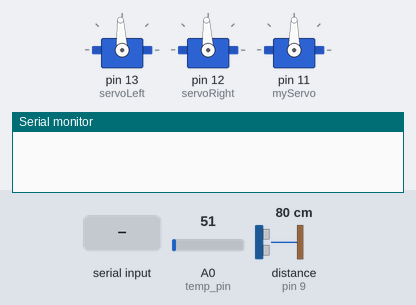
This sketch was run on a simulated Arduino Uno, built with avr-gcc and run on an emulated ATmega328P. Shown: 3 × servo, the last lines printed to the serial monitor. Wiring (inferred from the names in the program): ultrasonic range finder: trigger pin 8; echo pin 9. The test bench sets the inputs (shaded band); at power-on: distance to the obstacle (sensor on pin 9) 80 cm, A0 (temp_pin) = 51. The echo pulse lasts 58.3 µs per cm.

Above: at 1.2 s.
1.3 s: "1" received over Serial
At 2.5 s:
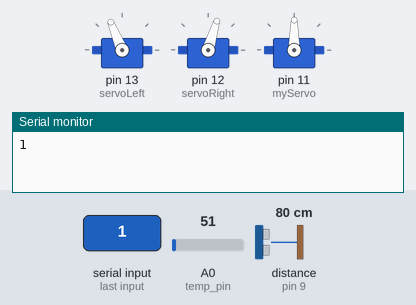
2.8 s: distance to the obstacle (sensor on pin 9) set to 27 cm
4.3 s: distance to the obstacle (sensor on pin 9) set to 22 cm
At 7.1 s:
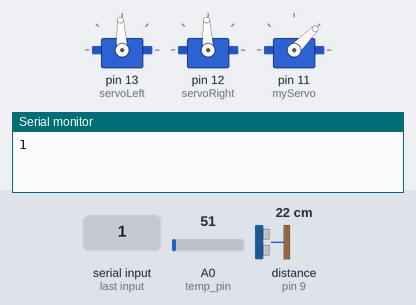
At 9.5 s:
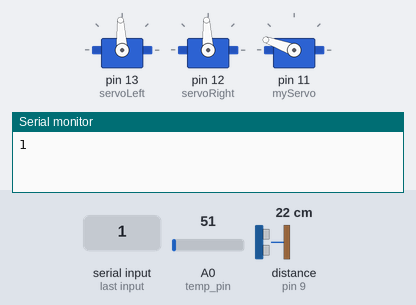
Timing chart, 0 to 15.8 s (numbered marks = the images above; inputs shaded):
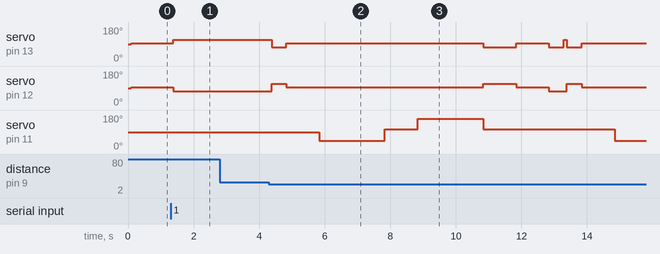

Measured:
- the behaviour switches between 26 and 25 cm on distance to the obstacle (sensor on pin 9) (found by bisection; images 1 and 2)
- after the input at 1.3 s, servo on pin 13 (servoLeft): 93° → 112° after 0.07 s; servo on pin 12 (servoRight): 93° → 73° after 0.07 s
- after the input at 2.8 s, every drawn part: stays the same
- after the input at 4.3 s, servo on pin 13 (servoLeft): 112° → 73° after 0.08 s, → 93° 0.45 s later, → 73° 6.0 s later, → 93° 1.0 s later, … (8 changes in this stretch); servo on pin 12 (servoRight): 73° → 112° after 0.08 s, → 93° 0.45 s later, → 112° 6.0 s later, → 93° 1.0 s later, … (7 changes in this stretch)

The sketch:

testing_bt_SLAVE.ino
```cpp
#include<Servo.h>
#include<IRremote.h>

Servo servoLeft;
Servo servoRight;
Servo myServo;

//front angle for myServo
#define MIDDLE 105

char recvChar;

//define pins for temp sensor, ultrasonic
//sensor and RGB LED

const int temp_pin  = A0;
const int trig_pin  = 8;
const int echo_pin  = 9;
const int red_pin   = 3;
const int green_pin = 4;
const int blue_pin  = 5;

int distance  = 0;

//set isAuto to 2 initially not 0, or 1
//user have to press button in order to
//entre auto or manual mode
int isAuto    = 2;

float init_temp;
float current_temp;
float temp_temp;

//signals that can be sent back
//to master to open the LED, or
//close the LED
char send_back = 'N';

void setup() {
  Serial.begin(9600);
  pinMode(trig_pin, OUTPUT);
  pinMode(echo_pin, INPUT);
  pinMode(temp_pin, INPUT);

  init_temp = sense_temp();

  servoLeft.attach(13);
  servoRight.attach(12);
  myServo.attach(11);

}

void loop() {

  //wait 100ms for master signal to arrive
  delay(100);
  //if no signal arrive and we are in manual mode
  //stop the car, and set recvChar to 'F' or any
  //other letters as long as it does not match number
  //0 to 6;

  if(Serial.available() < 1 && isAuto == 0){
      pause();
      recvChar = 'F';

  }
  else if(Serial.available())
        {//check if there's any data sent from the local serial terminal, you can add the other applications here

            recvChar  = Serial.read();
            Serial.println(recvChar);


          switch(recvChar){
                case '0' : isAuto = 0; break;
                case '1' : isAuto = 1; break;
          }

        }

        distance = sense_obj();
        temp_temp = sense_temp();

        //send 'Y' signal to master when
        //temp has rise over 5 degress
        //send 'N' signal to master when
        //temp drops after rising
        if (temp_temp - init_temp > 5){
            current_temp = temp_temp;
            send_back = 'Y';
            Serial.write(send_back);
        }

        if(current_temp - temp_temp > 0){
            send_back = 'N';
            Serial.write(send_back);
        }

        //check isAuto in order to entre
        //then auto, manual mode
        if (isAuto == 1){
           auto_mode();
        }else if(isAuto == 0){
           manual_mode();
        }else{
           pause();
        }
}


//manual mode is fully controlled by user,
//to entre manual mode first press button 0;
//user needs to press and hold the command
//button to make the robot continously moving,
//once release it stops.
//to switch to auto mode, press button 1

void manual_mode(){
      int L;
      int R;
      //when distance is below 25, robot will turn
      //to the farest distance availiable and stop,
      //unlike auto mode, user have to decide to go
      //forward or backward or turning
         if(distance < 25){
              backward();
              delay(450);
              pause();
              delay(1000);

              R = look_right();
              delay(1500);
              myServo.write(MIDDLE);

              delay(1000);
              L = look_left();
              delay(1500);
              myServo.write(MIDDLE);

                 if(L > R){
                      left();
                      delay(450);
                      pause();
                  }else if (R > L){
                      right();
                      delay(450);
                      pause();
                  }else{
                       backward();
                       delay(500);
                       pause();
                  }
          }
   //check received signal to execute proper
   //command if button1 pressed, entre auto mode
   switch(recvChar){
      case '1' : isAuto=1;
                 pause();  delay(1000);

      case '2' :          forward();             break;
      case '3' :         backward();             break;
      case '4' :             left();             break;
      case '5' :            right();             break;
      case '6' :            pause();             break;
    }
}

//auto mode is only controllable with button 0
//which is manual mode, and pause button.Once
//pause button is pressed the robot will goes
//into manual mode.
//in auto mode if robot detects object, it will
//decide which way to go by it self
//to switch to manual mode press button 0 or
//pause button;

void auto_mode(){

         switch(recvChar){
            case '0' : isAuto = 0; pause(); delay(800); break;
            case '6' : isAuto = 0; break;
         }

      int L;
      int R;
      //when distance of an object is too close
      //stop and check left right, then decide
      //which way to go
          if(distance < 25){
              backward();
              delay(450);
              pause();
              delay(1000);
              R = look_right();
              delay(1500);
              myServo.write(MIDDLE);

              delay(1000);
              L = look_left();
              delay(1500);
              myServo.write(MIDDLE);

                 if(L > R){
                      left();
                      delay(450);
                  }else if (R > L){
                      right();
                      delay(450);
                  }else{
                       backward();
                       delay(1000);
                       pause();
                       delay(1000);
                       left();
                       delay(450);
                  }
            }
          forward();
}

//checking left side object dist
int look_left(){
      int dis = 0;
      long dur = 0;
      myServo.write(160);
      delay(500);
      digitalWrite(trig_pin,LOW); //make sure trig is clean
      delayMicroseconds(2);

      digitalWrite(trig_pin,HIGH);
      delayMicroseconds(10);
      digitalWrite(trig_pin,LOW);

      dur = pulseIn(echo_pin, HIGH);
      dis = dur*0.034/2;
      return dis;
}

//checking right side object dist
int look_right(){
      int dis;
      long dur;
      myServo.write(45);
      delay(500);
      digitalWrite(trig_pin,LOW); //make sure trig is clean
      delayMicroseconds(2);

      digitalWrite(trig_pin,HIGH);
      delayMicroseconds(10);
      digitalWrite(trig_pin,LOW);

      dur = pulseIn(echo_pin, HIGH);
      dis = dur*0.034/2;
      return dis;
}

//checking front object dist
int sense_obj(){
   int dis;
   long dur;
   digitalWrite(trig_pin,LOW); //make sure trig is clean
   delayMicroseconds(2);

   digitalWrite(trig_pin,HIGH);
   delayMicroseconds(10);
   digitalWrite(trig_pin,LOW);

   dur = pulseIn(echo_pin, HIGH);
   dis = dur*0.034/2;
   return dis;
}

//checking temperature
float sense_temp(){
  int recv = analogRead(temp_pin);
  float V = (double)recv/1024*5000;
  float celsius = V/10;
  return celsius;
}

//moving forward with green light;
void forward(){
   servoLeft.writeMicroseconds(1700);
   servoRight.writeMicroseconds(1300);
   digitalWrite(green_pin,HIGH);
   digitalWrite(red_pin,LOW);
   digitalWrite(blue_pin,LOW);
}

//moving backward with white light;
void backward(){
   servoLeft.writeMicroseconds(1300);
   servoRight.writeMicroseconds(1700);
   digitalWrite(green_pin,HIGH);
   digitalWrite(red_pin,HIGH);
   digitalWrite(blue_pin,HIGH);
}

//moving left with purple light;
void left(){
   servoLeft.writeMicroseconds(1300);
   servoRight.writeMicroseconds(1300);
   digitalWrite(green_pin,LOW);
   digitalWrite(red_pin,HIGH);
   digitalWrite(blue_pin,HIGH);
}

//moving right with blue light
void right(){
   servoLeft.writeMicroseconds(1700);
   servoRight.writeMicroseconds(1700);
   digitalWrite(green_pin,LOW);
   digitalWrite(red_pin,LOW);
   digitalWrite(blue_pin,HIGH);
}

//pause with red light
void pause(){
   servoLeft.writeMicroseconds(1500);
   servoRight.writeMicroseconds(1500);
   digitalWrite(green_pin,LOW);
   digitalWrite(red_pin,HIGH);
   digitalWrite(blue_pin,LOW);
}
```
